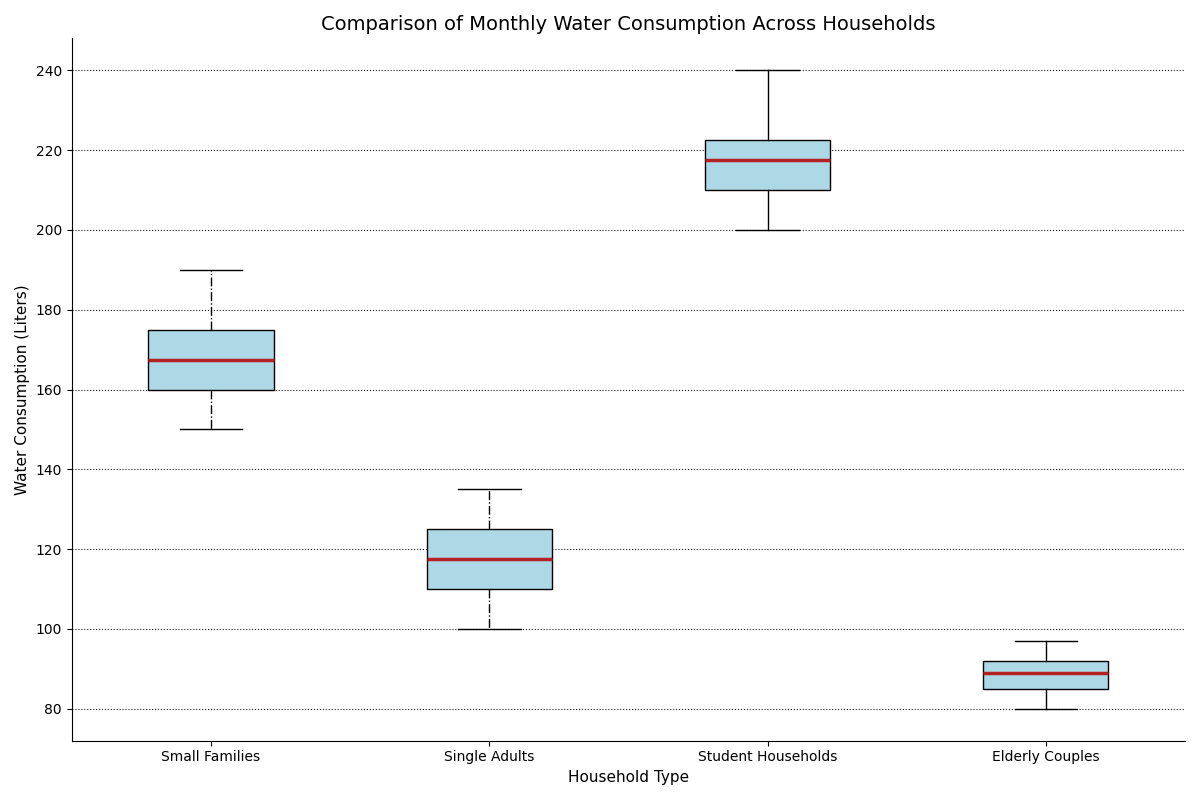

Write the Python code that produced this figure.
import matplotlib.pyplot as plt
import numpy as np

small_families = [150, 160, 170, 155, 165, 180, 175, 160, 170, 165, 175, 190]
single_adults = [100, 110, 115, 105, 120, 125, 110, 120, 115, 125, 130, 135]
student_households = [200, 210, 220, 205, 215, 230, 220, 210, 220, 215, 230, 240]
elderly_couples = [80, 85, 90, 82, 88, 95, 92, 85, 90, 88, 92, 97]

water_usage_data = [small_families, single_adults, student_households, elderly_couples]
household_types = ['Small Families', 'Single Adults', 'Student Households', 'Elderly Couples']

fig, ax = plt.subplots(figsize=(12, 8))

box = ax.boxplot(water_usage_data, vert=True, patch_artist=True, labels=household_types, notch=False)

# Apply a single color to all boxes
single_color = 'lightblue'
for patch in box['boxes']:
    patch.set_facecolor(single_color)

# Customize plot appearance
for whisker, cap, median, flier in zip(box['whiskers'], box['caps'], box['medians'], box['fliers']):
    whisker.set(color='black', linewidth=1, linestyle='-.')
    cap.set(color='black', linewidth=1)
    median.set(color='firebrick', linewidth=2.5)
    flier.set(marker='s', color='blue', alpha=0.8)

# Set titles and labels
ax.set_title('Comparison of Monthly Water Consumption Across Households', fontsize=14, fontweight='normal')
ax.set_ylabel('Water Consumption (Liters)', fontsize=11)
ax.set_xlabel('Household Type', fontsize=11)
ax.yaxis.grid(True, linestyle=':', color='black', alpha=0.9)

# Remove the top and right border lines
ax.spines['top'].set_visible(False)
ax.spines['right'].set_visible(False)

plt.tight_layout()
plt.show()
